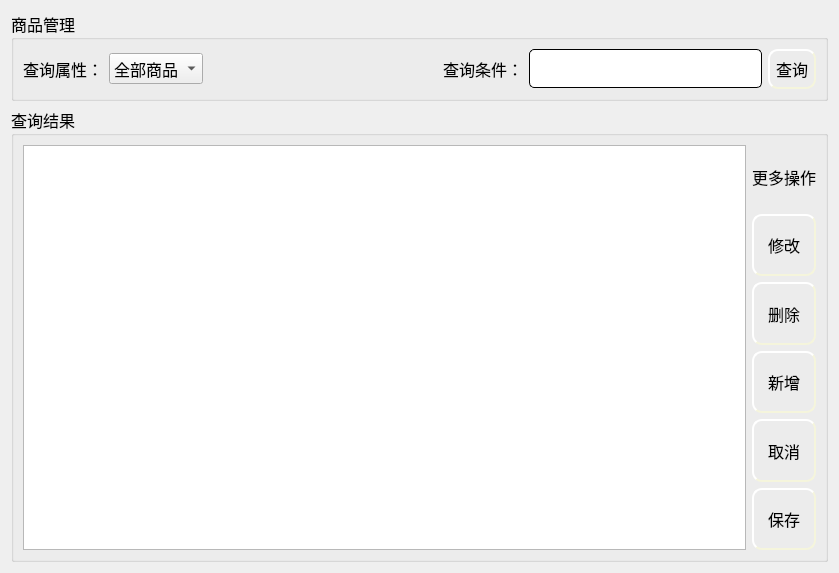
<?xml version="1.0" encoding="UTF-8"?>
<ui version="4.0">
 <class>CommodityMS</class>
 <widget class="QWidget" name="CommodityMS">
  <property name="geometry">
   <rect>
    <x>0</x>
    <y>0</y>
    <width>839</width>
    <height>573</height>
   </rect>
  </property>
  <property name="windowTitle">
   <string>Form</string>
  </property>
  <layout class="QGridLayout" name="gridLayout_6">
   <item row="0" column="0">
    <layout class="QGridLayout" name="gridLayout_5">
     <item row="0" column="0">
      <widget class="QGroupBox" name="groupBox">
       <property name="font">
        <font>
         <family>微软雅黑</family>
         <pointsize>12</pointsize>
        </font>
       </property>
       <property name="title">
        <string>商品管理</string>
       </property>
       <layout class="QGridLayout" name="gridLayout_2">
        <item row="0" column="0">
         <layout class="QGridLayout" name="gridLayout">
          <item row="0" column="0">
           <widget class="QLabel" name="label">
            <property name="text">
             <string>查询属性：</string>
            </property>
           </widget>
          </item>
          <item row="0" column="1">
           <widget class="QComboBox" name="comboBox">
            <item>
             <property name="text">
              <string>全部商品</string>
             </property>
            </item>
            <item>
             <property name="text">
              <string>商品编号</string>
             </property>
            </item>
            <item>
             <property name="text">
              <string>商店编号</string>
             </property>
            </item>
            <item>
             <property name="text">
              <string>商品名称</string>
             </property>
            </item>
            <item>
             <property name="text">
              <string>售价</string>
             </property>
            </item>
            <item>
             <property name="text">
              <string>类别</string>
             </property>
            </item>
           </widget>
          </item>
          <item row="0" column="3">
           <widget class="QLabel" name="label_2">
            <property name="text">
             <string>查询条件：</string>
            </property>
           </widget>
          </item>
          <item row="0" column="4">
           <widget class="QLineEdit" name="le_select">
            <property name="styleSheet">
             <string notr="true">QLineEdit{
    border-style: outset;
    border-width: 1px;
    border-radius: 5px;

    min-width: 5em;
    padding: 6px;
}</string>
            </property>
           </widget>
          </item>
          <item row="0" column="5">
           <widget class="QPushButton" name="pb_select">
            <property name="styleSheet">
             <string notr="true">QPushButton{
	background-image: url(:/ico/pb1.jpg);
    border-style: outset;
    border-width: 2px;
    border-radius: 10px;
    border-color: beige;
    min-width: 5em;
    padding: 6px;
}
QPushButton:hover
{
	
	background-image: url(:/ico/pb.jpg);
    border-style: inset;
}

QPushButton:pressed{
	
	background-image: url(:/ico/pb2.jpg);
    border-style: inset;
}


</string>
            </property>
            <property name="text">
             <string>查询</string>
            </property>
           </widget>
          </item>
          <item row="0" column="2">
           <spacer name="horizontalSpacer">
            <property name="orientation">
             <enum>Qt::Horizontal</enum>
            </property>
            <property name="sizeHint" stdset="0">
             <size>
              <width>40</width>
              <height>20</height>
             </size>
            </property>
           </spacer>
          </item>
         </layout>
        </item>
       </layout>
      </widget>
     </item>
     <item row="1" column="0">
      <widget class="QGroupBox" name="groupBox_2">
       <property name="font">
        <font>
         <family>微软雅黑</family>
         <pointsize>12</pointsize>
        </font>
       </property>
       <property name="title">
        <string>查询结果</string>
       </property>
       <layout class="QGridLayout" name="gridLayout_4">
        <item row="0" column="0">
         <layout class="QGridLayout" name="gridLayout_3">
          <item row="0" column="0" rowspan="6">
           <widget class="QTableWidget" name="tableWidget">
            <property name="sizePolicy">
             <sizepolicy hsizetype="Expanding" vsizetype="Expanding">
              <horstretch>0</horstretch>
              <verstretch>0</verstretch>
             </sizepolicy>
            </property>
           </widget>
          </item>
          <item row="0" column="1">
           <widget class="QLabel" name="label_3">
            <property name="sizePolicy">
             <sizepolicy hsizetype="Preferred" vsizetype="Expanding">
              <horstretch>0</horstretch>
              <verstretch>0</verstretch>
             </sizepolicy>
            </property>
            <property name="text">
             <string>更多操作</string>
            </property>
           </widget>
          </item>
          <item row="1" column="1">
           <widget class="QPushButton" name="pb_update">
            <property name="sizePolicy">
             <sizepolicy hsizetype="Minimum" vsizetype="Expanding">
              <horstretch>0</horstretch>
              <verstretch>0</verstretch>
             </sizepolicy>
            </property>
            <property name="styleSheet">
             <string notr="true">QPushButton{
	background-image: url(:/ico/pb1.jpg);
    border-style: outset;
    border-width: 2px;
    border-radius: 10px;
    border-color: beige;
    min-width: 5em;
    padding: 6px;
}
QPushButton:hover
{
	
	background-image: url(:/ico/pb.jpg);
    border-style: inset;
}

QPushButton:pressed{
	
	background-image: url(:/ico/pb2.jpg);
    border-style: inset;
}


</string>
            </property>
            <property name="text">
             <string>修改</string>
            </property>
           </widget>
          </item>
          <item row="2" column="1">
           <widget class="QPushButton" name="pb_delete">
            <property name="sizePolicy">
             <sizepolicy hsizetype="Minimum" vsizetype="Expanding">
              <horstretch>0</horstretch>
              <verstretch>0</verstretch>
             </sizepolicy>
            </property>
            <property name="styleSheet">
             <string notr="true">QPushButton{
	background-image: url(:/ico/pb1.jpg);
    border-style: outset;
    border-width: 2px;
    border-radius: 10px;
    border-color: beige;
    min-width: 5em;
    padding: 6px;
}
QPushButton:hover
{
	
	background-image: url(:/ico/pb.jpg);
    border-style: inset;
}

QPushButton:pressed{
	
	background-image: url(:/ico/pb2.jpg);
    border-style: inset;
}


</string>
            </property>
            <property name="text">
             <string>删除</string>
            </property>
           </widget>
          </item>
          <item row="3" column="1">
           <widget class="QPushButton" name="pb_insert">
            <property name="sizePolicy">
             <sizepolicy hsizetype="Minimum" vsizetype="Expanding">
              <horstretch>0</horstretch>
              <verstretch>0</verstretch>
             </sizepolicy>
            </property>
            <property name="styleSheet">
             <string notr="true">QPushButton{
	background-image: url(:/ico/pb1.jpg);
    border-style: outset;
    border-width: 2px;
    border-radius: 10px;
    border-color: beige;
    min-width: 5em;
    padding: 6px;
}
QPushButton:hover
{
	
	background-image: url(:/ico/pb.jpg);
    border-style: inset;
}

QPushButton:pressed{
	
	background-image: url(:/ico/pb2.jpg);
    border-style: inset;
}


</string>
            </property>
            <property name="text">
             <string>新增</string>
            </property>
           </widget>
          </item>
          <item row="4" column="1">
           <widget class="QPushButton" name="pb_cancel">
            <property name="sizePolicy">
             <sizepolicy hsizetype="Minimum" vsizetype="Expanding">
              <horstretch>0</horstretch>
              <verstretch>0</verstretch>
             </sizepolicy>
            </property>
            <property name="styleSheet">
             <string notr="true">QPushButton{
	background-image: url(:/ico/pb1.jpg);
    border-style: outset;
    border-width: 2px;
    border-radius: 10px;
    border-color: beige;
    min-width: 5em;
    padding: 6px;
}
QPushButton:hover
{
	
	background-image: url(:/ico/pb.jpg);
    border-style: inset;
}

QPushButton:pressed{
	
	background-image: url(:/ico/pb2.jpg);
    border-style: inset;
}


</string>
            </property>
            <property name="text">
             <string>取消</string>
            </property>
           </widget>
          </item>
          <item row="5" column="1">
           <widget class="QPushButton" name="pb_save">
            <property name="sizePolicy">
             <sizepolicy hsizetype="Minimum" vsizetype="Expanding">
              <horstretch>0</horstretch>
              <verstretch>0</verstretch>
             </sizepolicy>
            </property>
            <property name="styleSheet">
             <string notr="true">QPushButton{
	background-image: url(:/ico/pb1.jpg);
    border-style: outset;
    border-width: 2px;
    border-radius: 10px;
    border-color: beige;
    min-width: 5em;
    padding: 6px;
}
QPushButton:hover
{
	
	background-image: url(:/ico/pb.jpg);
    border-style: inset;
}

QPushButton:pressed{
	
	background-image: url(:/ico/pb2.jpg);
    border-style: inset;
}


</string>
            </property>
            <property name="text">
             <string>保存</string>
            </property>
           </widget>
          </item>
         </layout>
        </item>
       </layout>
      </widget>
     </item>
    </layout>
   </item>
  </layout>
 </widget>
 <resources/>
 <connections/>
</ui>
